Frame 1 (no input): blank canvas, image omitted
Frame 60 (the mouse pressed at the canvas centre just before this capture): blank canvas, image omitted
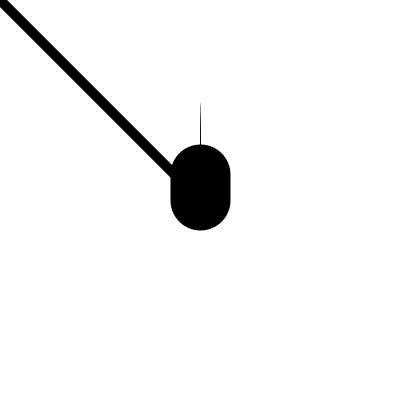
Frame 120 (the mouse held since frame 60 and released just before this capture)

The Processing sketch whose frames 1 and 60 were blank and that drew this single picture after the mouse press (run headless with seeded random() and noise(); from frame 60 on, the mouse is pressed at the canvas centre):

// Processing sketch: processing_39632
// ── processing_39632.pde



void setup () {
  size (400, 400);
  background (255);
  smooth ();
 
}




void draw () {
  drawBrush ();
  drip ();
}

void drawBrush () {
 
  stroke (0);
  strokeWeight (mouseY*0.05);
  line ( mouseX, mouseY, pmouseX, pmouseY);
 
}


void drip () {
 
  float goingX = mouseX;
  float goingY = mouseY - random (100);
  float treeThick = ((abs (mouseX-pmouseX))*0.3);
  int depth = abs (mouseY-100);
  stroke (0);
  strokeWeight (treeThick);
  line (mouseX, mouseY, goingX, goingY);
  /*line (goingX, goingY, goingX+20, goingY-10);
  line (goingX, goingY, goingX-10, goingY-40);*/
 
}

void mousePressed () {
  float diam= random (20, 50);
  fill (0);
  ellipse (mouseX, mouseY, diam, diam);
  stroke (0);
  strokeWeight (5);
  line (mouseX, mouseY, mouseX, mouseY+random (100,250));
 

  
/* float centreX = random (0, 400);
 float centreY = random (0, 200);
 
 stroke ( random (255),random (255),random (255));
 strokeWeight (random (10));
 
 line (centreX, centreY, centreX+random (100), centreY+random (100));
  line (centreX, centreY, centreX-random (100), centreY+random (100));
   line (centreX, centreY, centreX+random (100), centreY-random (100));
    line (centreX, centreY, centreX-random (100), centreY-random (100));
    line (centreX, centreY, centreX+random (100), centreY+random (100));
  line (centreX, centreY, centreX-random (100), centreY+random (100));
   line (centreX, centreY, centreX+random (100), centreY-random (100));
    line (centreX, centreY, centreX-random (100), centreY-random (100));*/
    
}
    


  
  
  
